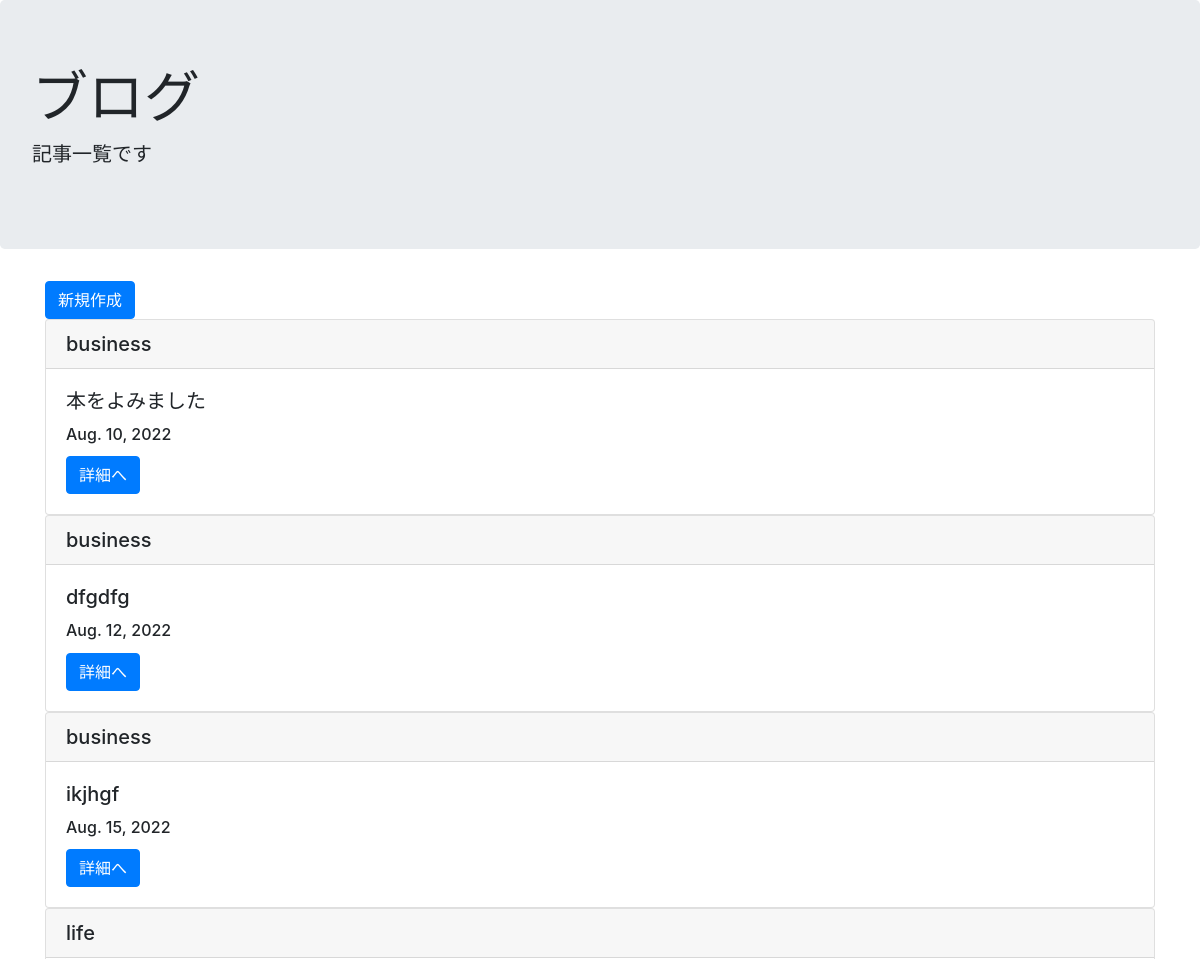
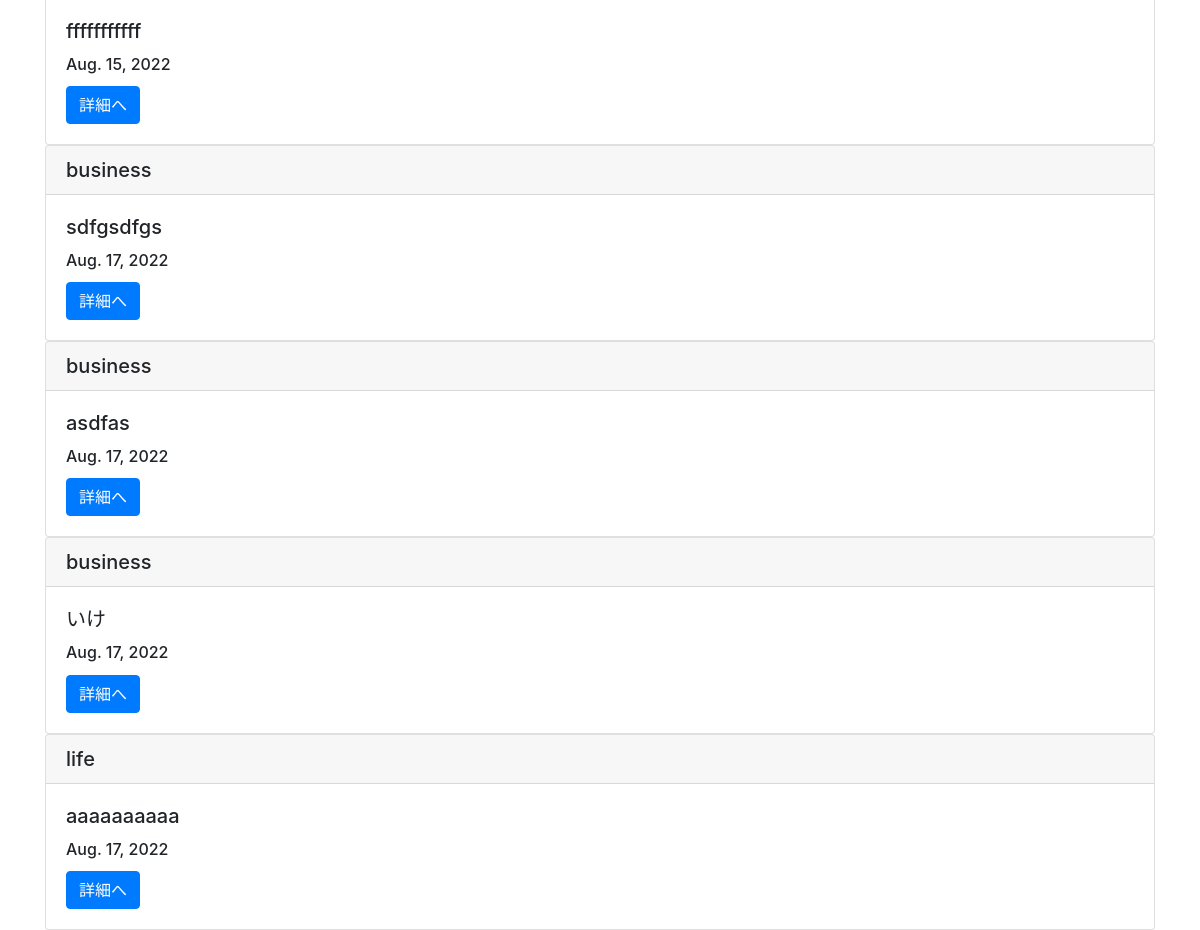
Page /list/ on the committed database (2 pictures, top to bottom).
### blogpost/models.py (models this page shows, shortened)
class BlogModel(models.Model):
    title = models.CharField(max_length=100)
    content = models.TextField()
    postdate = models.DateField(auto_now_add=True)
    category = models.CharField(
        max_length = 50,
        choices = CATEGORY
        )

### blogpost/views.py (the view)
# urls.py: path('list/', BlogList.as_view(), name='list'),
class BlogList(ListView):
    template_name = 'list.html'
    model = BlogModel

### templates/list.html
{% extends 'base.html' %}
{% block header %}
<div class="jumbotron">
  <h1 class="display-4">ブログ</h1>
  <p class="lead">記事一覧です</p>
</div>
{% endblock header %}
{% block content %}
<div class='container'>
    <a href="{% url 'create' %}" class="btn btn-primary">新規作成</a>
  {% for item in object_list %}
 <div class="card">
   <h5 div class="card-header">{{ item.category }}</h5>
   <div class="card-body">
     <h5 class="card-title">{{ item.title }}</h5>
     <h6 class="card-title">{{ item.postdate }}</h6>
     <a href="{% url 'detail' item.pk %}" class="btn btn-primary">詳細へ</a>
   </div>
 </div>
{% endfor %}
</div>
{% endblock content %}

### templates/base.html (shortened to what this page needs)
<!doctype html>
<html lang="en">
  <head>
    <link rel="stylesheet" href="https://stackpath.bootstrapcdn.com/bootstrap/4.4.1/css/bootstrap.min.css">
   {% block header %}
   {% endblock header %}
  </head>
  <body>
  {% block content %}
  {% endblock content %}
  </body>
</html>

### rows in the picture
BlogModel: category "business", title "本をよみました", postdate "Aug. 10, 2022"
BlogModel: category "business", title "dfgdfg", postdate "Aug. 12, 2022"
BlogModel: category "business", title "ikjhgf", postdate "Aug. 15, 2022"
BlogModel: category "life", title "fffffffffff", postdate "Aug. 15, 2022"
BlogModel: category "business", title "sdfgsdfgs", postdate "Aug. 17, 2022"
BlogModel: category "business", title "asdfas", postdate "Aug. 17, 2022"
BlogModel: category "business", title "いけ", postdate "Aug. 17, 2022"
BlogModel: category "life", title "aaaaaaaaaa", postdate "Aug. 17, 2022"
